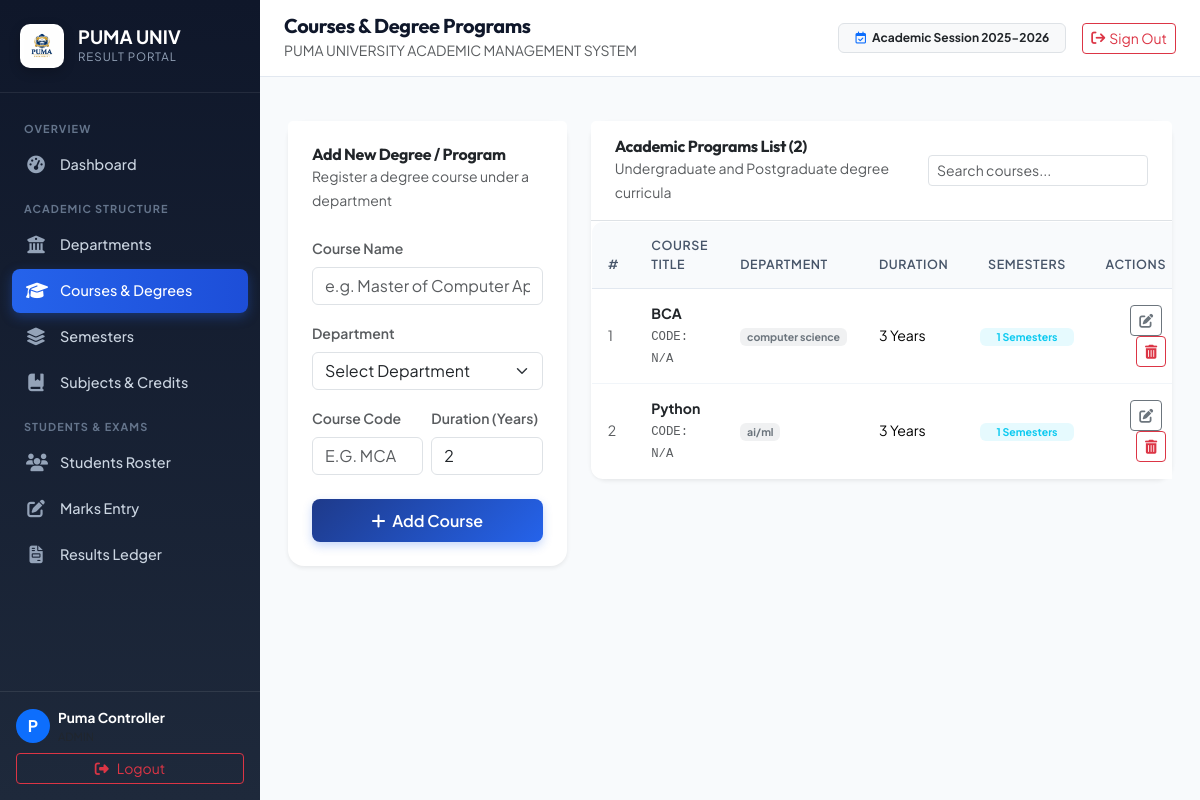
Page /courses (signed in) on the committed database.
### tables this page shows
CREATE TABLE courses (
            id INTEGER PRIMARY KEY AUTOINCREMENT,
            name TEXT NOT NULL,
            department_id INTEGER, code TEXT, duration_years INTEGER DEFAULT 3, created_at TIMESTAMP,
            FOREIGN KEY (department_id) REFERENCES departments(id)
        );

### app.py (the view)
@app.route("/courses")
@admin_required
def courses_page():
    courses = database.get_courses()
    departments = database.get_departments()
    return render_template("courses.html", courses=courses, departments=departments)

### app.py (called while the page is built)
def admin_required(f):
    @wraps(f)
    def decorated_function(*args, **kwargs):
        if "user" not in session or session.get("role") != "admin":
            flash("Admin authentication required.", "danger")
            return redirect(url_for("home"))
        return f(*args, **kwargs)
    return decorated_function

### database.py (called while the page is built)
def get_db():
    conn = sqlite3.connect(DATABASE_PATH)
    conn.row_factory = sqlite3.Row
    conn.execute("PRAGMA foreign_keys = ON;")
    conn.execute("PRAGMA journal_mode = WAL;")
    return conn

def get_departments():
    conn = get_db()
    cursor = conn.cursor()
    cursor.execute("""
        SELECT d.id, d.name, d.code, d.created_at,
               COUNT(c.id) as course_count
        FROM departments d
        LEFT JOIN courses c ON c.department_id = d.id
        GROUP BY d.id
        ORDER BY d.name ASC
    """)
    rows = cursor.fetchall()
    conn.close()
    return [dict(r) for r in rows]

def get_courses(department_id: int = None):
    conn = get_db()
    cursor = conn.cursor()
    query = """
        SELECT c.id, c.name, c.code, c.duration_years, c.department_id,
               d.name as department_name,
               COUNT(s.id) as semester_count
        FROM courses c
        JOIN departments d ON c.department_id = d.id
        LEFT JOIN semesters s ON s.course_id = c.id
    """
    params = []
    if department_id:
        query += " WHERE c.department_id = ?"
        params.append(department_id)
    query += " GROUP BY c.id ORDER BY c.name ASC"
    cursor.execute(query, params)
    rows = cursor.fetchall()
    conn.close()
    return [dict(r) for r in rows]

### templates/courses.html (shortened to what this page needs)
{% extends "base.html" %}
{% block page_heading %}Courses & Degree Programs{% endblock %}
{% block content %}
<div class="container-fluid p-0">
    <div class="row g-4">
        <div class="col-lg-4">
            <div class="card border-0 shadow-sm rounded-4">
                <div class="card-header bg-white border-0 pt-4 px-4 pb-0">
                    <h6 class="fw-bold text-dark mb-0">Add New Degree / Program</h6>
                    <small class="text-muted">Register a degree course under a department</small>
                </div>
                <div class="card-body p-4">
                    <form method="POST" action="/courses/add">
                        <div class="mb-3">
                            <label class="form-label fw-semibold small text-muted">Course Name</label>
                            <input type="text" name="name" class="form-control" placeholder="e.g. Master of Computer Applications (MCA)" required>
                        </div>
                        <div class="mb-3">
                            <label class="form-label fw-semibold small text-muted">Department</label>
                            <select name="department_id" class="form-select" required>
                                <option value="">Select Department</option>
                            </select>
                        </div>
                        <div class="row g-2 mb-4">
                            <div class="col-6">
                                <label class="form-label fw-semibold small text-muted">Course Code</label>
                                <input type="text" name="code" class="form-control text-uppercase" placeholder="e.g. MCA">
                            </div>
                            <div class="col-6">
                                <label class="form-label fw-semibold small text-muted">Duration (Years)</label>
                                <input type="number" name="duration_years" class="form-control" value="2" min="1" max="6">
                            </div>
                        </div>
                        <button type="submit" class="btn btn-puma-primary w-100">
                            <i class="fa-solid fa-plus me-1"></i> Add Course
                        </button>
                    </form>
                </div>
            </div>
        </div>
        <div class="col-lg-8">
            <div class="card border-0 shadow-sm rounded-4">
                <div class="card-header bg-white border-bottom py-3 px-4 d-flex justify-content-between align-items-center">
                    <div>
                        <h6 class="fw-bold text-dark mb-0">Academic Programs List ({{ courses|length }})</h6>
                        <small class="text-muted">Undergraduate and Postgraduate degree curricula</small>
                    </div>
                    <input type="text" class="form-control form-control-sm" placeholder="Search courses..." data-table-search="courseTable" style="max-width: 220px;">
                </div>
                <div class="table-responsive">
                    <table class="table table-hover align-middle mb-0 table-modern" id="courseTable">
                        <thead>
                            <tr>
                                <th>#</th>
                                <th>Course Title</th>
                                <th>Department</th>
                                <th>Duration</th>
                                <th class="text-center">Semesters</th>
                                <th class="text-end">Actions</th>
                            </tr>
                        </thead>
                        <tbody>
                            {% for c in courses %}
                            <tr>
                                <td class="text-muted">{{ loop.index }}</td>
                                <td>
                                    <div class="fw-bold text-dark">{{ c.name }}</div>
                                    <small class="text-muted font-monospace">{{ c.code or 'CODE: N/A' }}</small>
                                </td>
                                <td>
                                    <span class="badge bg-secondary bg-opacity-10 text-secondary">{{ c.department_name }}</span>
                                </td>
                                <td>{{ c.duration_years }} Years</td>
                                <td class="text-center">
                                    <span class="badge bg-info bg-opacity-10 text-info fw-bold px-3 py-1">
                                        {{ c.semester_count }} Semesters
                                    </span>
                                </td>
                                <td class="text-end">
                                    <button class="btn btn-sm btn-outline-secondary me-1" data-bs-toggle="modal" data-bs-target="#editCourseModal{{ c.id }}">
                                        <i class="fa-solid fa-pen-to-square"></i>
                                    </button>
                                    <form method="POST" action="/courses/delete/{{ c.id }}" class="d-inline">
                                        <button type="button" class="btn btn-sm btn-outline-danger" data-confirm-delete="Course '{{ c.name }}'">
                                            <i class="fa-solid fa-trash-can"></i>
                                        </button>
                                    </form>
                                </td>
                            </tr>
                            {% endfor %}
                        </tbody>
                    </table>
                </div>
            </div>
        </div>
    </div>
</div>
{% endblock %}

### static/style.css (style rules this page uses)
:root { --primary: #1e3a8a; --primary-light: #3b82f6; --primary-dark: #172554; --accent: #f59e0b; --accent-red: #dc2626; --accent-green: #16a34a; --bg-main: #f8fafc; --card-bg: #ffffff; --text-primary: #0f172a; --text-secondary: #475569; --border-color: #e2e8f0; --sidebar-width: 260px; }
* { box-sizing: border-box; }
body { font-family: 'Plus Jakarta Sans', -apple-system, BlinkMacSystemFont, sans-serif; background-color: var(--bg-main); color: var(--text-primary); min-height: 100vh; overflow-x: hidden; }
h1, h2, h3, h4, h5, h6, .brand-font { font-family: 'Outfit', sans-serif; letter-spacing: -0.02em; }
.table-modern { background: #ffffff; border-radius: 12px; overflow: hidden; border: 1px solid var(--border-color); box-shadow: 0 1px 3px rgba(0,0,0,0.02); }
.table-modern thead th { background: #f8fafc; color: #475569; font-weight: 600; font-size: 0.78rem; text-transform: uppercase; letter-spacing: 0.05em; padding: 0.875rem 1rem; border-bottom: 1px solid var(--border-color); }
.table-modern tbody td { padding: 0.875rem 1rem; vertical-align: middle; font-size: 0.88rem; border-bottom: 1px solid #f1f5f9; }
.table-modern tbody tr:last-child td { border-bottom: none; }
.btn-puma-primary { background: linear-gradient(135deg, #1e3a8a 0%, #2563eb 100%); color: white; border: none; font-weight: 600; padding: 0.6rem 1.25rem; border-radius: 8px; transition: all 0.2s; box-shadow: 0 4px 10px rgba(37, 99, 235, 0.25); }

### rows in the picture
courses: name "BCA", code "CODE: N/A", department_name "computer science", duration_years "3", semester_count "1"
courses: name "Python", code "CODE: N/A", department_name "ai/ml", duration_years "3", semester_count "1"

### other values in the picture
{{ (session.get('user_name') or 'U')[0]|upper }} "P"
{{ session.get('user_name') }} "Puma Controller"
{{ courses|length }} "2"
